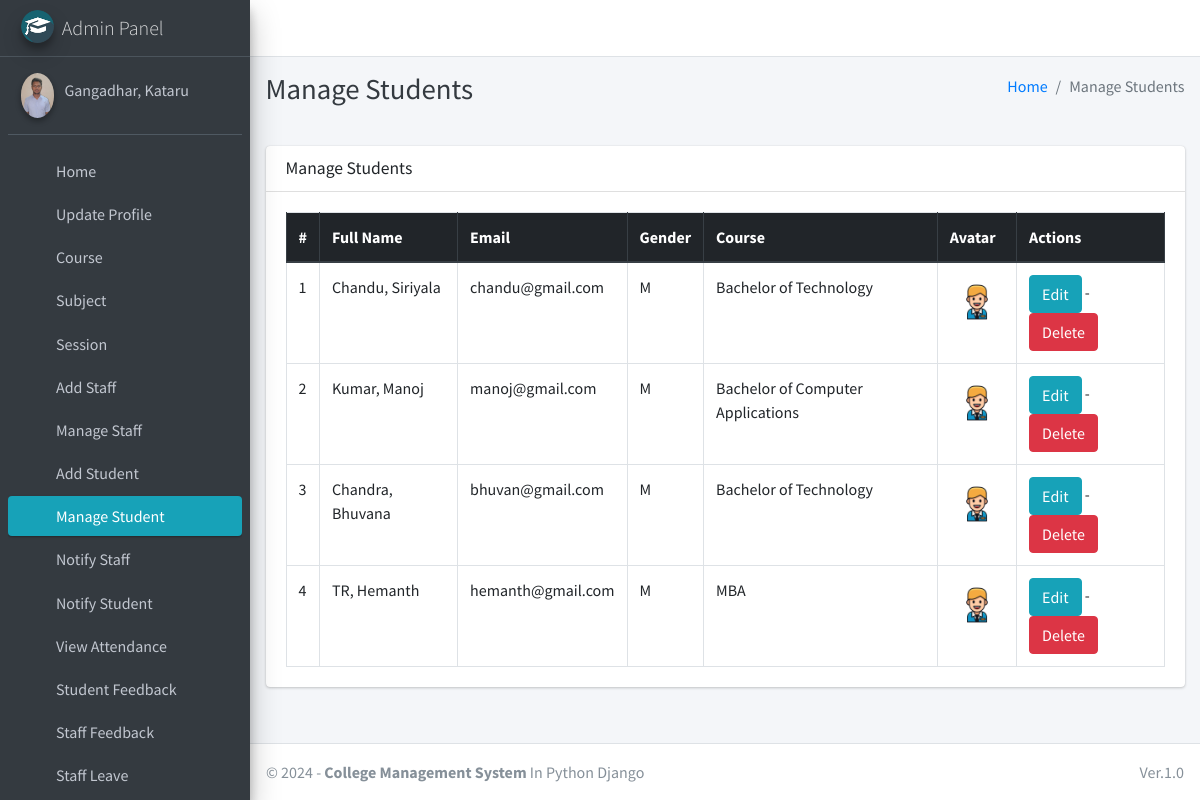
Page /student/manage/ (signed in) on the committed database.
### main_app/models.py (models this page shows, shortened)
class CustomUser(AbstractUser):
    USER_TYPE = ((1, "HOD"), (2, "Staff"), (3, "Student"))
    GENDER = [("M", "Male"), ("F", "Female")]
    username = None  # Removed username, using email instead
    email = models.EmailField(unique=True)
    user_type = models.CharField(default=1, choices=USER_TYPE, max_length=1)
    gender = models.CharField(max_length=1, choices=GENDER)
    profile_pic = models.ImageField()
    address = models.TextField()
    fcm_token = models.TextField(default="")  # For firebase notifications
    created_at = models.DateTimeField(auto_now_add=True)
    updated_at = models.DateTimeField(auto_now=True)
    USERNAME_FIELD = "email"
    REQUIRED_FIELDS = []
    objects = CustomUserManager()
    def __str__(self):
        return self.last_name + ", " + self.first_name

class Student(models.Model):
    admin = models.OneToOneField(CustomUser, on_delete=models.CASCADE)
    course = models.ForeignKey(Course, on_delete=models.DO_NOTHING, null=True, blank=False)
    session = models.ForeignKey(Session, on_delete=models.DO_NOTHING, null=True)

class Course(models.Model):
    name = models.CharField(max_length=120)
    created_at = models.DateTimeField(auto_now_add=True)
    updated_at = models.DateTimeField(auto_now=True)

### main_app/hod_views.py (the view)
# urls.py: path("student/manage/", hod_views.manage_student, name='manage_student'),
def manage_student(request):
    students = CustomUser.objects.filter(user_type=3)
    context = {
        'students': students,
        'page_title': 'Manage Students'
    }
    return render(request, "hod_template/manage_student.html", context)

### main_app/templates/hod_template/manage_student.html
{% extends 'main_app/base.html' %}
{% load static %}
{% block page_title %}{{page_title}}{% endblock page_title %}
{% block content %}
<section class="content">
    <div class="container-fluid">
        <div class="row">
            <div class="col-md-12">
                <div class="card">
                    <div class="card-header">
                        <h3 class="card-title">{{page_title}}</h3>
                    </div>
                    <div class="card-body">
                        <table id="example2" class="table table-bordered table-hover">
                            <thead class="thead-dark">
                                <tr>
                                    <th>#</th>
                                    <th>Full Name</th>
                                    <th>Email</th>
                                    <th>Gender</th>
                                    <th>Course</th>
                                    <th>Avatar</th>
                                    <th>Actions</th>
                                </tr>
                            </thead>
                            <tbody>
                                {% for student in students %}
                                <tr>
                                    <td>{{ forloop.counter }}</td>
                                    <td>{{student.last_name}}, {{student.first_name}}</td>
                                    <td>{{student.email}}</td>
                                    <td>{{student.gender}}</td>
                                    <td>{{student.student.course.name}}</td>
                                    <td>
                                        {% if student.profile_pic == ""  %}
                                        No Image
                                        {% else %}
                                        <img class="img img-fluid mb-2" height="56" width="56"
                                            src="{{student.profile_pic}}" alt="">
                                        {% endif %}
                                    </td>
                                    <td><a href="{% url 'edit_student' student.student.id %}" class="btn btn-info">Edit</a> -
                                        <a href="{% url 'delete_student' student.student.id %}" class="btn btn-danger" onclick="return confirm('Are you sure about this ?')">Delete</a>
                                    </td>
                                </tr>
                                {% endfor %}
                            </tbody>
                        </table>
                    </div>
                </div>
            </div>
        </div>
    </div>
</section>
{% endblock content %}

### main_app/templates/main_app/sidebar_template.html (shortened to what this page needs)
{% load static %}
<aside class="main-sidebar sidebar-dark-info elevation-4">
    {% if request.user.user_type == '1' %}
    <a href="{% url 'admin_home' %}" class="brand-link">
        <img src="{% static 'dist/img/cmsl.png' %} " alt="AdminLTE Logo"
            class="brand-image img-circle elevation-3" >
        <span class="brand-text font-weight-light">Admin Panel</span>
    </a>
    <div class="sidebar">
        <div class="user-panel mt-3 pb-3 mb-3 d-flex">
            <div class="image">
                <img src="{{ request.user.profile_pic}}" class="img-circle elevation-2" alt="User Image">
            </div>
            <div class="info">
                <a href="#" class="d-block">{{user}}</a>
            </div>
        </div>
        <nav class="mt-2">
            <ul class="nav nav-pills nav-sidebar flex-column" data-widget="treeview" role="menu" data-accordion="false">
                <li class="nav-item">
                    {% url 'admin_home' as admin_home %}
                    <a href="{{admin_home}}" class="nav-link {% if admin_home == request.path %} active {% endif %}">
                        <i class="nav-icon fas fa-home"></i>
                        <p>
                            Home
                        </p>
                    </a>
                </li>
                <li class="nav-item">
                    {% url 'admin_view_profile' as admin_view_profile %}
                    <a href="{{admin_view_profile}}"
                        class="nav-link {% if admin_view_profile == request.path %} active {% endif %}">
                        <i class="nav-icon fas fa-address-card"></i>
                        <p>
                            Update Profile
                        </p>
                    </a>
                </li>
                <li class="nav-item has-treeview">
                    <a href="#" class="nav-link">
                        <i class="nav-icon fas fa-bookmark"></i>
                        <p>
                            Course
                            <i class="fas fa-angle-left right"></i>
                        </p>
                    </a>
                </li>
                <li class="nav-item has-treeview">
                    <a href="#" class="nav-link">
                        <i class="nav-icon fas fa-book"></i>
                        <p>
                            Subject
                            <i class="fas fa-angle-left right"></i>
                        </p>
                    </a>
                </li>
                <li class="nav-item has-treeview">
                    <a href="#" class="nav-link">
                        <i class="nav-icon fas fa-clock"></i>
                        <p>
                            Session
                            <i class="fas fa-angle-left right"></i>
                        </p>
                    </a>
                </li>
                <li class="nav-item">
                    {% url 'add_staff' as add_staff %}
                    <a href="{{add_staff}}" class="nav-link {% if add_staff == request.path %} active {% endif %}">
                        <i class="nav-icon fas fa-user-plus"></i>
                        <p>
                            Add Staff
                        </p>
                    </a>
                </li>
                <li class="nav-item">
                    {% url 'manage_staff' as manage_staff %}
                    {% url 'edit_staff' staff_id as edit_staff %}
                    <a href="{{manage_staff}}"
                        class="nav-link {% if manage_staff == request.path or request.path == edit_staff %} active {% endif %}">
                        <i class="nav-icon fas fa-th"></i>
                        <p>
                            Manage Staff
                        </p>
                    </a>
                </li>
                <li class="nav-item">
                    {% url 'add_student' as add_student%}
                    <a href="{{add_student}}" class="nav-link  {% if add_student == request.path %} active {% endif %}">
                        <i class="nav-icon fas fa-user-plus"></i>
                        <p>
                            Add Student
                        </p>
                    </a>
                </li>
                <li class="nav-item">
                    {% url 'manage_student' as manage_student %}
                    {% url 'edit_student' student_id as edit_student %}
                    <a href="{{manage_student}}"
                        class="nav-link  {% if edit_student == request.path or manage_student == request.path %} active {% endif %}">
                        <i class="nav-icon fas fa-th"></i>
                        <p>
                            Manage Student
                        </p>
                    </a>
                </li>
                <li class="nav-item">
                    {% url 'admin_notify_staff' as admin_notify_staff %}
                    <a href="{{admin_notify_staff}}"
                        class="nav-link {% if admin_notify_staff == request.path %} active {% endif %}">
                        <i class="nav-icon fas fa-bullhorn"></i>
                        <p>
                            Notify Staff
                        </p>
                    </a>
                </li>
                <li class="nav-item">
                    {% url 'admin_notify_student' as admin_notify_student %}
                    <a href="{{admin_notify_student}}"
                        class="nav-link {% if admin_notify_student == request.path %} active {% endif %}">
                        <i class="nav-icon fas fa-bullhorn"></i>
                        <p>
                            Notify Student
                        </p>
                    </a>
                </li>
                <li class="nav-item">
                    {% url 'admin_view_attendance' as admin_view_attendance %}
                <li class="nav-item">
                    <a href="{{admin_view_attendance}}"
                        class="nav-link  {% if admin_view_attendance == request.path %} active {% endif %}">
                        <i class="nav-icon fas fa-calendar-alt"></i>
                        <p>
                            View Attendance
                        </p>
                    </a>
                </li>
                <li class="nav-item">
                    {% url 'student_feedback_message' as student_feedback_message %}
                    <a href="{{ student_feedback_message }}"
                        class="nav-link  {% if student_feedback_message == request.path %} active {% endif %}">
                        <i class="nav-icon fas fa-comment-alt"></i>
                        <p>
                            Student Feedback
                        </p>
                    </a>
                </li>
                <li class="nav-item">
                    {% url 'staff_feedback_message' as staff_feedback_message %}
                    <a href="{{staff_feedback_message}}"
                        class="nav-link   {% if staff_feedback_message == request.path %} active {% endif %}">
                        <i class="nav-icon fas fa-comment"></i>
                        <p>
                            Staff Feedback
                        </p>
                    </a>
                </li>
                <li class="nav-item">
                    {% url 'view_staff_leave' as view_staff_leave %}
                    <a href="{{view_staff_leave}}"
                        class="nav-link  {% if view_staff_leave == request.path %} active {% endif %}">
                        <i class="nav-icon fas fa-check-double"></i>
                        <p>
                            Staff Leave
                        </p>
                    </a>
                </li>
                                        {% endif %}
                                    </ul>
                                </nav>
                            </div>
</aside>

### rows in the picture
CustomUser: user.profile_pic (picture), last_name+first_name "Gangadhar, Kataru"
CustomUser: last_name "Chandu", first_name "Siriyala", email "chandu@gmail.com", gender "M", student.course.name "Bachelor of Technology", profile_pic (picture)
CustomUser: last_name "Kumar", first_name "Manoj", email "manoj@gmail.com", gender "M", student.course.name "Bachelor of Computer Applications", profile_pic (picture)
CustomUser: last_name "Chandra", first_name "Bhuvana", email "bhuvan@gmail.com", gender "M", student.course.name "Bachelor of Technology", profile_pic (picture)
CustomUser: last_name "TR", first_name "Hemanth", email "hemanth@gmail.com", gender "M", student.course.name "MBA", profile_pic (picture)

### other values in the picture
{{ page_title }} "Manage Students"
